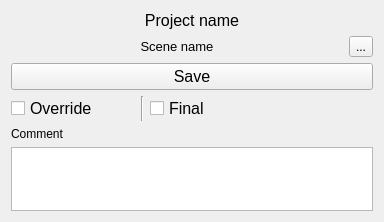
<?xml version="1.0" encoding="UTF-8"?>
<ui version="4.0">
 <class>Form</class>
 <widget class="QWidget" name="Form">
  <property name="geometry">
   <rect>
    <x>0</x>
    <y>0</y>
    <width>384</width>
    <height>222</height>
   </rect>
  </property>
  <property name="windowTitle">
   <string>Form</string>
  </property>
  <layout class="QVBoxLayout" name="verticalLayout_2">
   <item>
    <layout class="QVBoxLayout" name="verticalLayout">
     <item>
      <widget class="QLabel" name="label_3">
       <property name="font">
        <font>
         <pointsize>12</pointsize>
        </font>
       </property>
       <property name="layoutDirection">
        <enum>Qt::LeftToRight</enum>
       </property>
       <property name="text">
        <string>Project name</string>
       </property>
       <property name="alignment">
        <set>Qt::AlignCenter</set>
       </property>
      </widget>
     </item>
     <item>
      <layout class="QHBoxLayout" name="horizontalLayout_2">
       <item>
        <widget class="QLabel" name="label">
         <property name="font">
          <font>
           <pointsize>10</pointsize>
          </font>
         </property>
         <property name="layoutDirection">
          <enum>Qt::LeftToRight</enum>
         </property>
         <property name="text">
          <string>Scene name</string>
         </property>
         <property name="alignment">
          <set>Qt::AlignCenter</set>
         </property>
        </widget>
       </item>
       <item>
        <widget class="QToolButton" name="toolButton">
         <property name="text">
          <string>...</string>
         </property>
        </widget>
       </item>
      </layout>
     </item>
     <item>
      <widget class="QPushButton" name="save_btn">
       <property name="enabled">
        <bool>true</bool>
       </property>
       <property name="sizePolicy">
        <sizepolicy hsizetype="Expanding" vsizetype="Fixed">
         <horstretch>0</horstretch>
         <verstretch>0</verstretch>
        </sizepolicy>
       </property>
       <property name="minimumSize">
        <size>
         <width>0</width>
         <height>0</height>
        </size>
       </property>
       <property name="sizeIncrement">
        <size>
         <width>60</width>
         <height>60</height>
        </size>
       </property>
       <property name="baseSize">
        <size>
         <width>60</width>
         <height>650</height>
        </size>
       </property>
       <property name="font">
        <font>
         <pointsize>12</pointsize>
        </font>
       </property>
       <property name="styleSheet">
        <string notr="true"/>
       </property>
       <property name="text">
        <string>Save</string>
       </property>
      </widget>
     </item>
     <item>
      <layout class="QHBoxLayout" name="horizontalLayout">
       <item>
        <widget class="QCheckBox" name="override_checkBox">
         <property name="sizePolicy">
          <sizepolicy hsizetype="Expanding" vsizetype="Fixed">
           <horstretch>0</horstretch>
           <verstretch>0</verstretch>
          </sizepolicy>
         </property>
         <property name="minimumSize">
          <size>
           <width>40</width>
           <height>0</height>
          </size>
         </property>
         <property name="maximumSize">
          <size>
           <width>130</width>
           <height>16777215</height>
          </size>
         </property>
         <property name="font">
          <font>
           <pointsize>12</pointsize>
          </font>
         </property>
         <property name="styleSheet">
          <string notr="true"/>
         </property>
         <property name="text">
          <string>Override</string>
         </property>
        </widget>
       </item>
       <item>
        <widget class="Line" name="line_3">
         <property name="orientation">
          <enum>Qt::Vertical</enum>
         </property>
        </widget>
       </item>
       <item>
        <widget class="QCheckBox" name="final_checkBox">
         <property name="sizePolicy">
          <sizepolicy hsizetype="Expanding" vsizetype="Fixed">
           <horstretch>0</horstretch>
           <verstretch>0</verstretch>
          </sizepolicy>
         </property>
         <property name="minimumSize">
          <size>
           <width>0</width>
           <height>0</height>
          </size>
         </property>
         <property name="maximumSize">
          <size>
           <width>100</width>
           <height>16777215</height>
          </size>
         </property>
         <property name="font">
          <font>
           <pointsize>12</pointsize>
          </font>
         </property>
         <property name="styleSheet">
          <string notr="true"/>
         </property>
         <property name="text">
          <string>Final</string>
         </property>
        </widget>
       </item>
       <item>
        <spacer name="horizontalSpacer_2">
         <property name="orientation">
          <enum>Qt::Horizontal</enum>
         </property>
         <property name="sizeHint" stdset="0">
          <size>
           <width>40</width>
           <height>20</height>
          </size>
         </property>
        </spacer>
       </item>
      </layout>
     </item>
     <item>
      <widget class="QLabel" name="label_2">
       <property name="text">
        <string>Comment</string>
       </property>
      </widget>
     </item>
     <item>
      <widget class="QPlainTextEdit" name="plainTextEdit">
       <property name="minimumSize">
        <size>
         <width>0</width>
         <height>16</height>
        </size>
       </property>
       <property name="baseSize">
        <size>
         <width>0</width>
         <height>16</height>
        </size>
       </property>
      </widget>
     </item>
    </layout>
   </item>
  </layout>
 </widget>
 <resources/>
 <connections/>
</ui>
